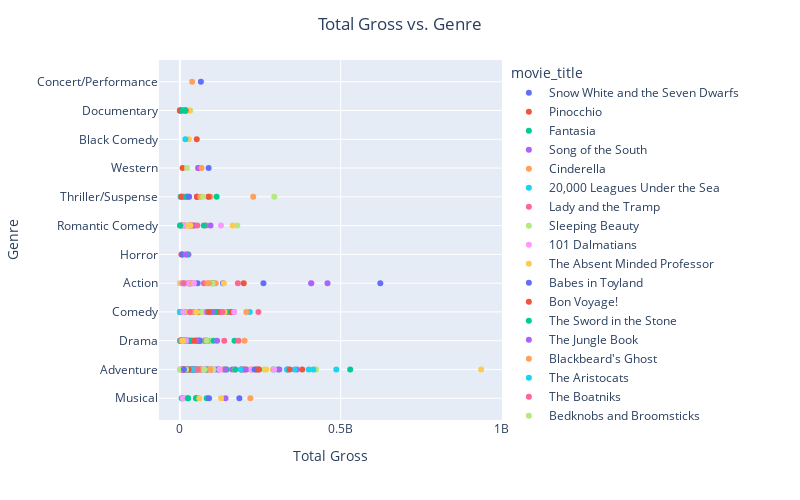

The code cell stored with this chart in its notebook:
### Markdown cell above
MY COMMENT on .describe(): This is working as usual, it's giving me my numerical data in a type of box plot on a table giving me the mean, maximum, 25th percentile, 75th percentile.

### Code cell
fig = px.scatter(DF_raw,
                 x='total_gross',
                 y='genre',
                 hover_data='release_date',
                 color = 'movie_title')

fig.update_layout(title='Total Gross vs. Genre',
                  title_x=0.5,
                  xaxis_title="Total Gross",
                  yaxis_title="Genre",
                  autosize=False,
                  width=800,
                  height=500)

fig.show()
